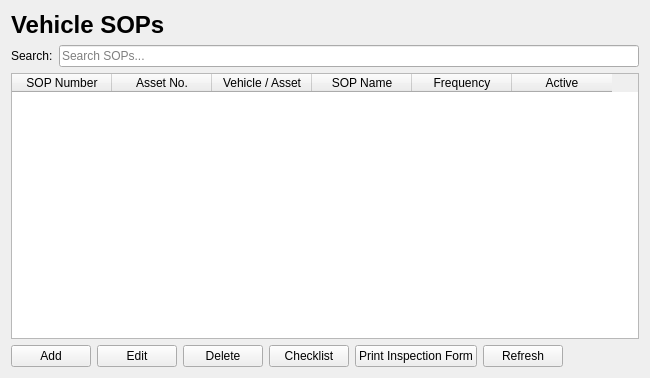
<?xml version="1.0" encoding="UTF-8"?>
<ui version="4.0">
 <class>VehicleSopPage</class>
 <widget class="QWidget" name="VehicleSopPage">
  <property name="geometry">
   <rect>
    <x>0</x>
    <y>0</y>
    <width>650</width>
    <height>378</height>
   </rect>
  </property>
  <property name="windowTitle">
   <string>Vehicle SOPs</string>
  </property>
  <layout class="QVBoxLayout" name="verticalLayout">
   <item>
    <widget class="QLabel" name="lblTitle">
     <property name="font">
      <font>
       <pointsize>18</pointsize>
       <bold>true</bold>
      </font>
     </property>
     <property name="text">
      <string>Vehicle SOPs</string>
     </property>
    </widget>
   </item>
   <item>
    <layout class="QHBoxLayout" name="horizontalLayout">
     <item>
      <widget class="QLabel" name="lblSearch">
       <property name="text">
        <string>Search:</string>
       </property>
      </widget>
     </item>
     <item>
      <widget class="QLineEdit" name="txtSearch">
       <property name="placeholderText">
        <string>Search SOPs...</string>
       </property>
      </widget>
     </item>
    </layout>
   </item>
   <item>
    <widget class="QTableWidget" name="tblVehicleSops">
     <column>
      <property name="text">
       <string>SOP Number</string>
      </property>
     </column>
     <column>
      <property name="text">
       <string>Asset No.</string>
      </property>
     </column>
     <column>
      <property name="text">
       <string>Vehicle / Asset</string>
      </property>
     </column>
     <column>
      <property name="text">
       <string>SOP Name</string>
      </property>
     </column>
     <column>
      <property name="text">
       <string>Frequency</string>
      </property>
     </column>
     <column>
      <property name="text">
       <string>Active</string>
      </property>
     </column>
    </widget>
   </item>
   <item>
    <layout class="QHBoxLayout" name="horizontalLayout_2">
     <item>
      <widget class="QPushButton" name="btnAdd">
       <property name="text">
        <string>Add</string>
       </property>
      </widget>
     </item>
     <item>
      <widget class="QPushButton" name="btnEdit">
       <property name="text">
        <string>Edit</string>
       </property>
      </widget>
     </item>
     <item>
      <widget class="QPushButton" name="btnDelete">
       <property name="text">
        <string>Delete</string>
       </property>
      </widget>
     </item>
     <item>
      <widget class="QPushButton" name="btnChecklist">
       <property name="text">
        <string>Checklist</string>
       </property>
      </widget>
     </item>
     <item>
      <widget class="QPushButton" name="btnPrintInspectionForm">
       <property name="text">
        <string>Print Inspection Form</string>
       </property>
      </widget>
     </item>
     <item>
      <widget class="QPushButton" name="btnRefresh">
       <property name="text">
        <string>Refresh</string>
       </property>
      </widget>
     </item>
     <item>
      <spacer name="horizontalSpacer">
       <property name="orientation">
        <enum>Qt::Orientation::Horizontal</enum>
       </property>
       <property name="sizeHint" stdset="0">
        <size>
         <width>40</width>
         <height>20</height>
        </size>
       </property>
      </spacer>
     </item>
    </layout>
   </item>
  </layout>
 </widget>
 <resources/>
 <connections/>
</ui>
